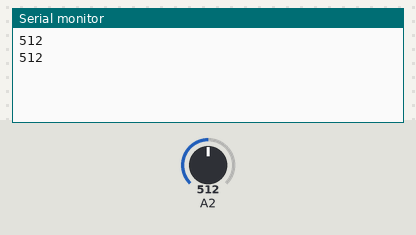
The sketch below on a simulated Arduino Uno, built with avr-gcc and run on an emulated ATmega328P. Parts: the last lines printed to the serial monitor. The inputs (shaded band) are chosen by the test bench; at power-on: A2 = 512.

Above: at 1.8 s.
1.9 s: A2 set to 716
At 2.7 s:
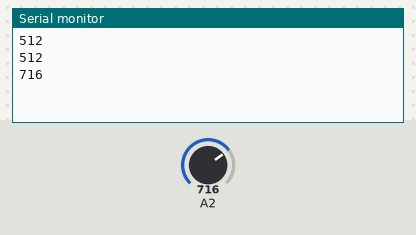
3.4 s: A2 set to 900
At 4.8 s:
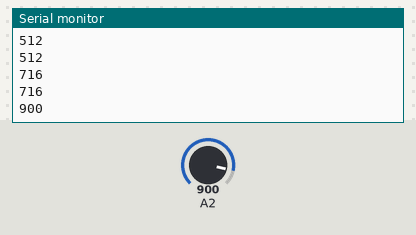
Timing chart, 0 to 6.4 s (numbered marks = the images above; inputs shaded):
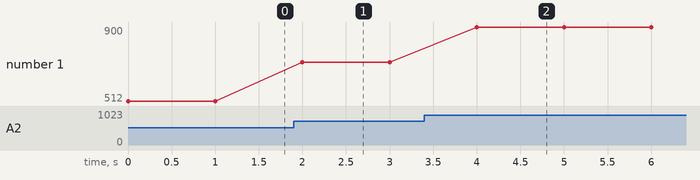

Measured:
- after the input at 1.9 s, the serial monitor: prints a new line after 0.10 s (image 1)
- after the input at 3.4 s, the serial monitor: prints a new line after 0.60 s (image 2)
- plotted number 1: 512 → 716 after the input at 1.9 s, 716 → 900 after the input at 3.4 s

The sketch:

Expt_3.d_Connecting_Light_sensors_to_Arduino.ino
```cpp
void setup()
{
  pinMode(A0, INPUT);
  pinMode(A1,INPUT);
  pinMode(A2,INPUT);
  Serial.begin(9600);
}

void loop()
{
  //Code to Read Photoresister
  /*int senval;
  senval=analogRead(A0);
  Serial.println(senval);
  delay(1000);*/

  //Code to Read Photodiode
  /*int senval_1;
  senval_1=analogRead(A1);
  Serial.println(senval_1);
  delay(1000);*/

  //Code for Ambient light sensor
  int sen;
  sen=analogRead(A2);
  Serial.println(sen);
  delay(1000);
}
```
